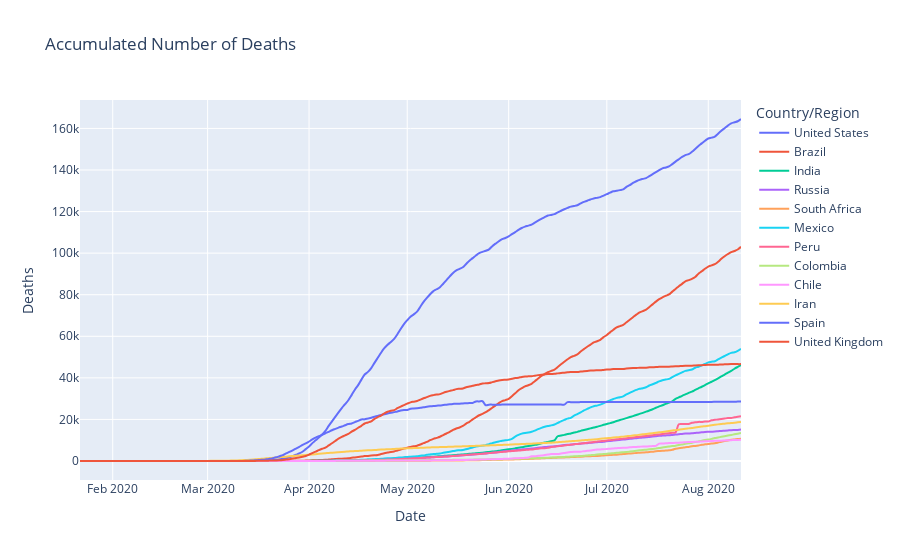

The notebook cell saved with this chart:
### Code cell
fig = px.line(df, 
              x="Date", 
              y="Deaths", 
              color="Country/Region", 
              line_group="Country/Region", 
              hover_name="Country/Region",
              line_shape="spline", 
              render_mode="svg",
              title='Accumulated Number of Deaths')
fig.show()

### Figure 1 — Plotly figure (JSON) as saved in the notebook; plotly's stock layout.template omitted (floating-point values rounded to 4 significant figures; data arrays with more than 128 entries replaced by an {"elided": "..."} marker saying what was removed)
{"data": [{"hovertemplate": "<b>%{hovertext}</b><br><br>Country/Region=United States<br>Date=%{x}<br>Deaths=%{y}<extra></extra>", "hovertext": {"elided": "203 str values"}, "legendgroup": "United States", "line": {"color": "#636efa", "dash": "solid", "shape": "spline"}, "mode": "lines", "name": "United States", "showlegend": true, "type": "scatter", "x": {"elided": "203 str values"}, "xaxis": "x", "y": {"elided": "203 int values"}, "yaxis": "y"}, {"hovertemplate": "<b>%{hovertext}</b><br><br>Country/Region=Brazil<br>Date=%{x}<br>Deaths=%{y}<extra></extra>", "hovertext": {"elided": "203 str values"}, "legendgroup": "Brazil", "line": {"color": "#EF553B", "dash": "solid", "shape": "spline"}, "mode": "lines", "name": "Brazil", "showlegend": true, "type": "scatter", "x": {"elided": "203 str values"}, "xaxis": "x", "y": {"elided": "203 int values"}, "yaxis": "y"}, {"hovertemplate": "<b>%{hovertext}</b><br><br>Country/Region=India<br>Date=%{x}<br>Deaths=%{y}<extra></extra>", "hovertext": {"elided": "203 str values"}, "legendgroup": "India", "line": {"color": "#00cc96", "dash": "solid", "shape": "spline"}, "mode": "lines", "name": "India", "showlegend": true, "type": "scatter", "x": {"elided": "203 str values"}, "xaxis": "x", "y": {"elided": "203 int values"}, "yaxis": "y"}, {"hovertemplate": "<b>%{hovertext}</b><br><br>Country/Region=Russia<br>Date=%{x}<br>Deaths=%{y}<extra></extra>", "hovertext": {"elided": "203 str values"}, "legendgroup": "Russia", "line": {"color": "#ab63fa", "dash": "solid", "shape": "spline"}, "mode": "lines", "name": "Russia", "showlegend": true, "type": "scatter", "x": {"elided": "203 str values"}, "xaxis": "x", "y": {"elided": "203 int values"}, "yaxis": "y"}, {"hovertemplate": "<b>%{hovertext}</b><br><br>Country/Region=South Africa<br>Date=%{x}<br>Deaths=%{y}<extra></extra>", "hovertext": {"elided": "203 str values"}, "legendgroup": "South Africa", "line": {"color": "#FFA15A", "dash": "solid", "shape": "spline"}, "mode": "lines", "name": "South Africa", "showlegend": true, "type": "scatter", "x": {"elided": "203 str values"}, "xaxis": "x", "y": {"elided": "203 int values"}, "yaxis": "y"}, {"hovertemplate": "<b>%{hovertext}</b><br><br>Country/Region=Mexico<br>Date=%{x}<br>Deaths=%{y}<extra></extra>", "hovertext": {"elided": "203 str values"}, "legendgroup": "Mexico", "line": {"color": "#19d3f3", "dash": "solid", "shape": "spline"}, "mode": "lines", "name": "Mexico", "showlegend": true, "type": "scatter", "x": {"elided": "203 str values"}, "xaxis": "x", "y": {"elided": "203 int values"}, "yaxis": "y"}, {"hovertemplate": "<b>%{hovertext}</b><br><br>Country/Region=Peru<br>Date=%{x}<br>Deaths=%{y}<extra></extra>", "hovertext": {"elided": "203 str values"}, "legendgroup": "Peru", "line": {"color": "#FF6692", "dash": "solid", "shape": "spline"}, "mode": "lines", "name": "Peru", "showlegend": true, "type": "scatter", "x": {"elided": "203 str values"}, "xaxis": "x", "y": {"elided": "203 int values"}, "yaxis": "y"}, {"hovertemplate": "<b>%{hovertext}</b><br><br>Country/Region=Colombia<br>Date=%{x}<br>Deaths=%{y}<extra></extra>", "hovertext": {"elided": "203 str values"}, "legendgroup": "Colombia", "line": {"color": "#B6E880", "dash": "solid", "shape": "spline"}, "mode": "lines", "name": "Colombia", "showlegend": true, "type": "scatter", "x": {"elided": "203 str values"}, "xaxis": "x", "y": {"elided": "203 int values"}, "yaxis": "y"}, {"hovertemplate": "<b>%{hovertext}</b><br><br>Country/Region=Chile<br>Date=%{x}<br>Deaths=%{y}<extra></extra>", "hovertext": {"elided": "203 str values"}, "legendgroup": "Chile", "line": {"color": "#FF97FF", "dash": "solid", "shape": "spline"}, "mode": "lines", "name": "Chile", "showlegend": true, "type": "scatter", "x": {"elided": "203 str values"}, "xaxis": "x", "y": {"elided": "203 int values"}, "yaxis": "y"}, {"hovertemplate": "<b>%{hovertext}</b><br><br>Country/Region=Iran<br>Date=%{x}<br>Deaths=%{y}<extra></extra>", "hovertext": {"elided": "203 str values"}, "legendgroup": "Iran", "line": {"color": "#FECB52", "dash": "solid", "shape": "spline"}, "mode": "lines", "name": "Iran", "showlegend": true, "type": "scatter", "x": {"elided": "203 str values"}, "xaxis": "x", "y": {"elided": "203 int values"}, "yaxis": "y"}, {"hovertemplate": "<b>%{hovertext}</b><br><br>Country/Region=Spain<br>Date=%{x}<br>Deaths=%{y}<extra></extra>", "hovertext": {"elided": "203 str values"}, "legendgroup": "Spain", "line": {"color": "#636efa", "dash": "solid", "shape": "spline"}, "mode": "lines", "name": "Spain", "showlegend": true, "type": "scatter", "x": {"elided": "203 str values"}, "xaxis": "x", "y": {"elided": "203 int values"}, "yaxis": "y"}, {"hovertemplate": "<b>%{hovertext}</b><br><br>Country/Region=United Kingdom<br>Date=%{x}<br>Deaths=%{y}<extra></extra>", "hovertext": {"elided": "203 str values"}, "legendgroup": "United Kingdom", "line": {"color": "#EF553B", "dash": "solid", "shape": "spline"}, "mode": "lines", "name": "United Kingdom", "showlegend": true, "type": "scatter", "x": {"elided": "203 str values"}, "xaxis": "x", "y": {"elided": "203 int values"}, "yaxis": "y"}], "layout": {"legend": {"title": {"text": "Country/Region"}, "tracegroupgap": 0}, "title": {"text": "Accumulated Number of Deaths"}, "xaxis": {"anchor": "y", "domain": [0, 1], "title": {"text": "Date"}}, "yaxis": {"anchor": "x", "domain": [0, 1], "title": {"text": "Deaths"}}}}
